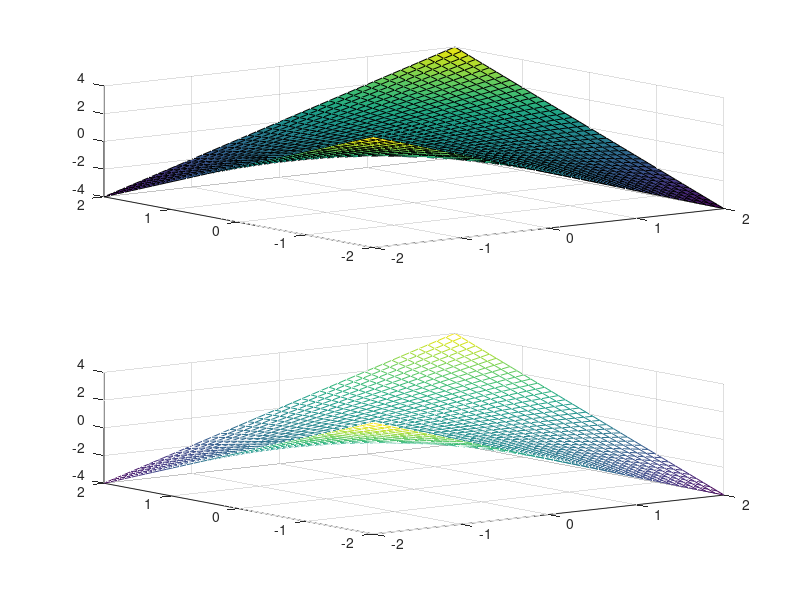

The MATLAB script that drew this image:
u=linspace(-2,2,40);
v=linspace(-2,2,40);
[u,v] = meshgrid(u,v);
x = u;
y =	v;
z = u.*v;
surf(x,y,z);
hold on;
xlabel('x');
ylabel('y');
zlabel('z');
subplot (2, 1, 1)
surf(x,y,z);%preenche a figura
subplot (2, 1, 2);
mesh(x,y,z);


